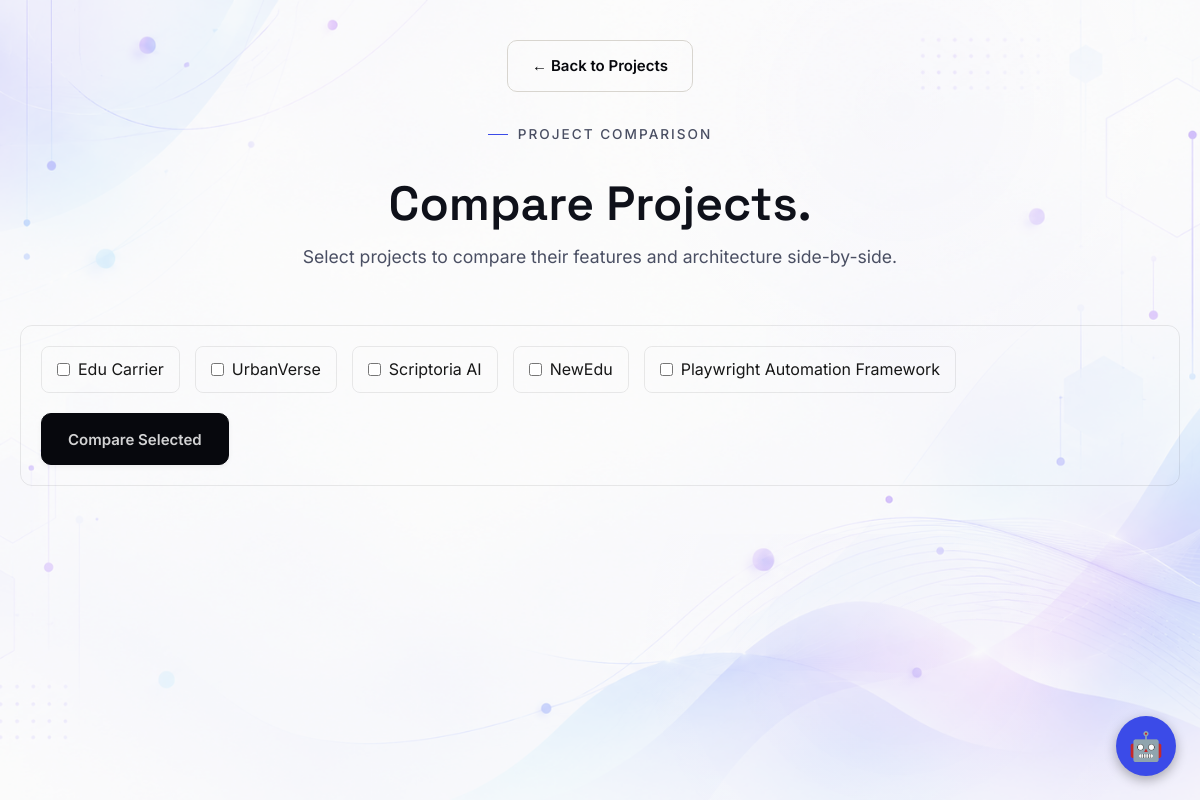
/projects/compare/, run on an earlier commit of the app's database.
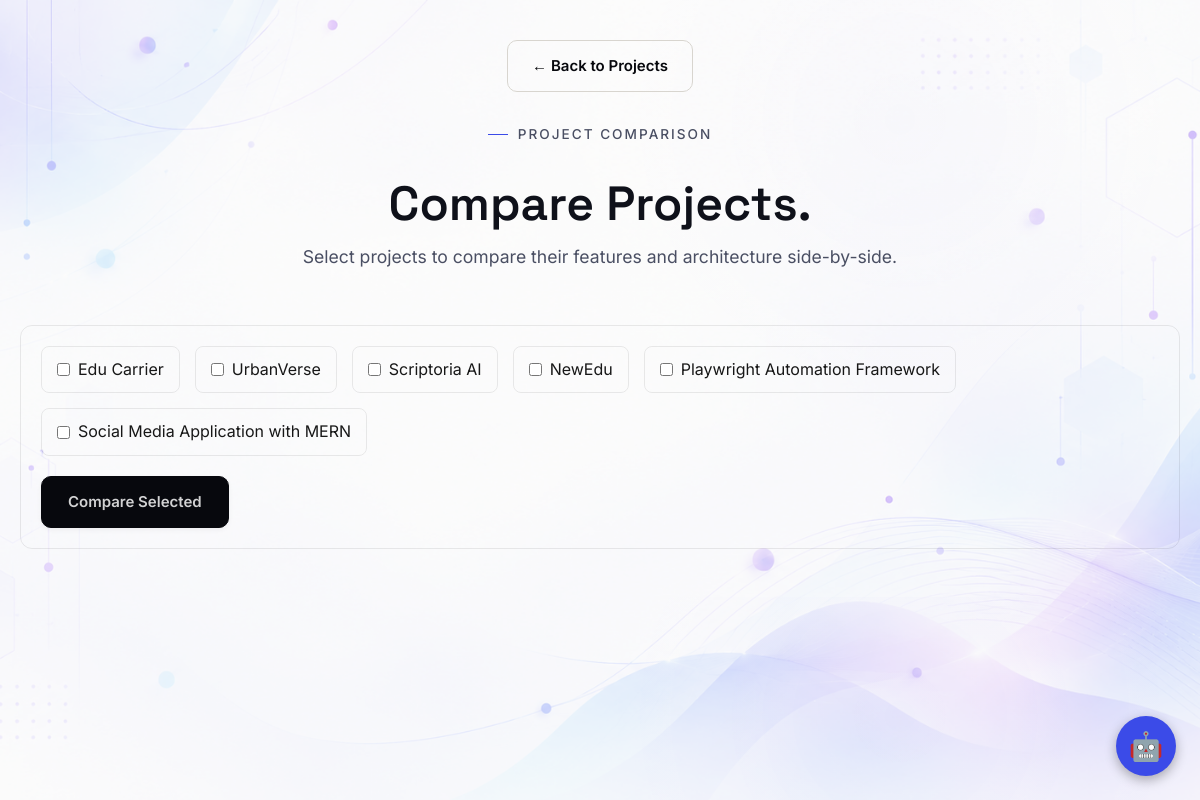
And on a later commit of the database.
### portfolio/models.py (models this page shows)
class Project(models.Model):
 status=models.CharField(max_length=20, choices=[('draft', 'Draft'), ('published', 'Published')], default='published'); project_image=models.ImageField(upload_to='projects/', blank=True, null=True); title=models.CharField(max_length=180); category=models.CharField(max_length=100); description=models.TextField(); technologies=models.TextField(); github_url=models.URLField(blank=True); live_url=models.URLField(blank=True); project_category=models.CharField(max_length=20, choices=[('featured', 'Featured Project'), ('more', 'More Project')], default='more'); order=models.IntegerField(default=0)
 class Meta: ordering=['order','id']

### portfolio/views.py (the view)
# urls.py: path('projects/compare/', views.project_compare, name='project_compare'),
def project_compare(request):
 seed()
 project_ids = request.GET.getlist('projects')
 projects = Project.objects.filter(id__in=project_ids) if project_ids else []
 all_projects = Project.objects.filter(status='published')
 return render(request, 'project_compare.html', {'overall_status': get_overall_status(), 'overall_status': get_overall_status(), 'projects': projects, 'all_projects': all_projects, 'profile': Portfolio.objects.first()})

### portfolio/views.py (called while the page is built)
def get_overall_status():
    statuses = SystemStatus.objects.filter(is_active=True).values_list('status', flat=True)
    if not statuses: return {"text": "System status information is currently unavailable.", "color": "var(--text-light)"}
    if "major_outage" in statuses: return {"text": "Major System Outage", "color": "#dc3545"}
    if "partial_outage" in statuses: return {"text": "Partial System Outage", "color": "#fd7e14"}
    if "degraded" in statuses: return {"text": "Some Systems Experiencing Degraded Performance", "color": "#ffc107"}
    return {"text": "All Systems Operational", "color": "var(--success)"}

### templates/project_compare.html (shortened to what this page needs)
{% extends 'base.html' %}
{% block content %}
<main id="project-compare" style="padding-top: 40px;">
    <div class="container">
        <div style="text-align: center; margin-bottom: 2rem;">
            <a href="{% url 'home' %}#projects" class="btn-secondary" style="display: inline-flex; align-items: center; justify-content: center;">← Back to Projects</a>
        </div>
        <div class="cert-section-header">
            <span class="section-label"><span class="accent-line"></span>PROJECT COMPARISON</span>
            <h2>Compare Projects.</h2>
            <p class="cert-subtitle">Select projects to compare their features and architecture side-by-side.</p>
        </div>
        <form method="get" action="{% url 'project_compare' %}" style="margin-bottom: 3rem; background: var(--bg-card); padding: 20px; border-radius: 12px; border: 1px solid var(--border);">
            <div style="display: flex; gap: 15px; flex-wrap: wrap; margin-bottom: 20px;">
                {% for p in all_projects %}
                <label style="display: flex; align-items: center; gap: 8px; cursor: pointer; padding: 10px 15px; border: 1px solid var(--border); border-radius: 8px; ">
                    <input type="checkbox" name="projects" value="{{ p.id }}" {% if p in projects %}checked{% endif %} style="width: auto;">
                    {{ p.title }}
                </label>
                {% endfor %}
            </div>
            <button type="submit" class="btn-primary">Compare Selected</button>
        </form>
    </div>
</main>
{% endblock %}

### templates/base.html (shortened to what this page needs)
{% load static %}
<!DOCTYPE html>
<html lang="en">
<head>
    <link rel="stylesheet" href="{% static 'css/portfolio.css' %}?v=9">
</head>
<body>
    <div class="site-background"></div>
    <div class="site-content">
        {% block content %}{% endblock %}
    </div>
    <button id="ai-chat-btn" class="ai-chat-toggle" onclick="openAIChat()" title="Ask Ganesh AI" aria-label="Ask Ganesh AI">
        🤖
    </button>
</body>
</html>

What changed in the data, as far as the page shows it:
added Project: title "Social Media Application with MERN"
